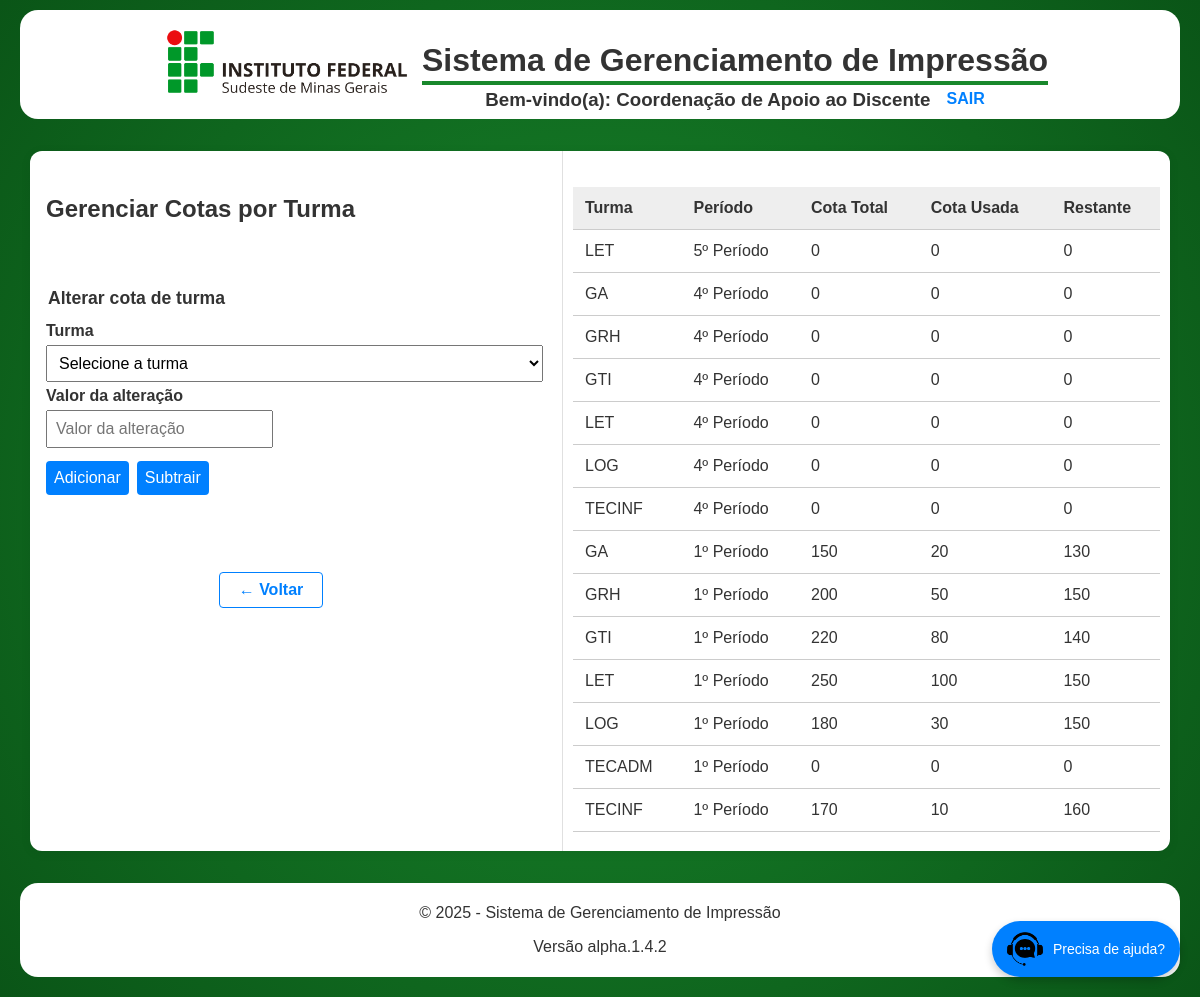
The app's page /pages/admin_cad/gerenciar_cotas.php (signed in) with its own data.
### tables this page shows
CREATE TABLE `CotaAluno` (
  `id` int(11) NOT NULL AUTO_INCREMENT,
  `turma_id` int(11) NOT NULL,
  `cota_total` int(11) NOT NULL DEFAULT 0,
  `cota_usada` int(11) NOT NULL DEFAULT 0,
  PRIMARY KEY (`id`),
  KEY `turma_id` (`turma_id`),
  CONSTRAINT `CotaAluno_ibfk_1` FOREIGN KEY (`turma_id`) REFERENCES `Turma` (`id`) ON DELETE CASCADE
);

CREATE TABLE `Curso` (
  `id` int(11) NOT NULL AUTO_INCREMENT,
  `sigla` varchar(20) NOT NULL,
  `nome_completo` varchar(100) NOT NULL,
  PRIMARY KEY (`id`),
  UNIQUE KEY `sigla` (`sigla`)
);

CREATE TABLE `Turma` (
  `id` int(11) NOT NULL AUTO_INCREMENT,
  `curso_id` int(11) NOT NULL,
  `periodo` varchar(20) NOT NULL,
  PRIMARY KEY (`id`),
  UNIQUE KEY `curso_id` (`curso_id`,`periodo`),
  CONSTRAINT `Turma_ibfk_1` FOREIGN KEY (`curso_id`) REFERENCES `Curso` (`id`) ON DELETE CASCADE
);

### pages/admin_cad/gerenciar_cotas.php (the view, shortened to what this page needs)
<?php
require_once '../../includes/config.php';
$stmt = $conn->query("SELECT ca.*, c.sigla, c.nome_completo, t.periodo
                      FROM CotaAluno ca
                      JOIN Turma t ON ca.turma_id = t.id
                      JOIN Curso c ON t.curso_id = c.id
                      ORDER BY t.periodo DESC, c.sigla ASC");
$cotas = $stmt->fetchAll();
include_once '../../includes/header.php';
?>
<link rel="stylesheet" href="gerenciar_cotas.css">
<div class="dashboard-layout">
  <aside class="dashboard-aside-cotas">
    <h1>Gerenciar Cotas por Turma</h1>
    <section aria-label="Formulário de cotas">
      <form method="POST" class="form-cotas">
        <fieldset style="border:0;padding:0;margin:0;">
          <legend style="font-size:1.1em;font-weight:600;margin-bottom:0.5em;">Alterar cota de turma</legend>
          <label for="turma">Turma</label>
          <select id="turma" name="turma" required>
            <option value="" disabled selected>Selecione a turma</option>
          </select>
          <label for="valor_cota">Valor da alteração</label>
          <input type="number" id="valor_cota" name="valor_cota" min="1" placeholder="Valor da alteração" required>
          <div style="margin: 0.5em 0; display: flex; gap: 0.5em; flex-wrap: wrap;">
            <button type="submit" name="acao" value="adicionar">Adicionar</button>
            <button type="submit" name="acao" value="subtrair">Subtrair</button>
          </div>
        </fieldset>
      </form>
    </section>
    <nav class="btn-container" aria-label="Ações">
      <a class="btn-back" href="dashboard_cad.php">&larr; Voltar</a>
    </nav>
  </aside>
  <main class="dashboard-main">
    <div class="responsive-table">
      <table>
        <thead>
          <tr>
            <th>Turma</th>
            <th>Período</th>
            <th>Cota Total</th>
            <th>Cota Usada</th>
            <th>Restante</th>
          </tr>
        </thead>
        <tbody>
          <?php foreach ($cotas as $cota): ?>
          <tr>
            <td data-label="Turma"><?= htmlspecialchars($cota->sigla) ?></td>
            <td data-label="Período"><?= htmlspecialchars($cota->periodo) ?></td>
            <td data-label="Cota Total"><?= $cota->cota_total ?></td>
            <td data-label="Usada"><?= $cota->cota_usada ?></td>
            <td data-label="Restante"><?= $cota->cota_total - $cota->cota_usada ?></td>
          </tr>
          <?php endforeach; ?>
        </tbody>
      </table>
    </div>
  </main>
</div>
<?php include_once '../../includes/footer.php'; ?>

### styles.css (style rules this page uses)
body { background: radial-gradient(circle at center, #19882c, #0A5517); background-attachment: fixed; font-family: Arial, sans-serif; margin: 0; padding: 0; color: #333; }
a { text-decoration: none; }
.dashboard-layout { display: flex; width: 95%; min-height: 700px; background: #fff; margin: 2rem auto; border-radius: 12px; box-shadow: 0 2px 12px rgba(0,0,0,0.06); }
.dashboard-main { margin-left: 10px; margin-right: 10px; width: 65%; flex: 1; min-width: 0; padding: 1rem 0 1rem 0; }
.btn-container { display: flex; flex-direction: column; gap: 0.5rem; width: 90%; margin-top: 1rem; }
.btn-back { display: inline-block; margin: 1.5rem auto 0 auto; background: #fff; color: #0080ff; border: 1px solid #0080ff; border-radius: 4px; padding: 0.5rem 1.2rem; font-size: 1em; font-weight: 600; text-align: center; text-decoration: none; transition: background 0.2s, color 0.2s; }

### pages/admin_cad/gerenciar_cotas.css (style rules this page uses)
.form-cotas { display: flex; flex-direction: column; gap: 0.5rem; width: 90%; max-width: 600px; margin-top: 1rem; }
.dashboard-aside-cotas { min-width: 500px; border-right: 1px solid #e0e0e0; padding: 1.5rem 1rem 1rem 1rem; display: flex; flex-direction: column; gap: 1.8rem; }
.form-cotas label { display: flex; flex-direction: column; font-weight: 600; margin-top: 5px; }
.form-cotas input, .form-cotas select, .form-cotas button { padding: 0.5rem; font-size: 1rem; margin-top: 0.3rem; }
.form-cotas button { background-color: #0080ff; color: white; border: none; border-radius: 4px; cursor: pointer; }
.responsive-table { margin-top: 20px; overflow-x: auto; width: 100%; min-height: 400px; }
table { width: 100%; border-collapse: collapse; background: #fff; }
thead { background-color: #eee; }
th, td { padding: 0.75rem; text-align: left; border-bottom: 1px solid #ccc; }

### records on screen
cotaaluno: curso.sigla "LET", turma.periodo "5º Período", cota_total "0", cota_usada "0", $cota->cota_total-$cota->cota_usada "0"
cotaaluno: curso.sigla "GA", turma.periodo "4º Período", cota_total "0", cota_usada "0", $cota->cota_total-$cota->cota_usada "0"
cotaaluno: curso.sigla "GRH", turma.periodo "4º Período", cota_total "0", cota_usada "0", $cota->cota_total-$cota->cota_usada "0"
cotaaluno: curso.sigla "GTI", turma.periodo "4º Período", cota_total "0", cota_usada "0", $cota->cota_total-$cota->cota_usada "0"
cotaaluno: curso.sigla "LET", turma.periodo "4º Período", cota_total "0", cota_usada "0", $cota->cota_total-$cota->cota_usada "0"
cotaaluno: curso.sigla "LOG", turma.periodo "4º Período", cota_total "0", cota_usada "0", $cota->cota_total-$cota->cota_usada "0"
cotaaluno: curso.sigla "TECINF", turma.periodo "4º Período", cota_total "0", cota_usada "0", $cota->cota_total-$cota->cota_usada "0"
cotaaluno: curso.sigla "GA", turma.periodo "1º Período", cota_total "150", cota_usada "20", $cota->cota_total - $cota->cota_usada "130"
cotaaluno: curso.sigla "GRH", turma.periodo "1º Período", cota_total "200", cota_usada "50", $cota->cota_total - $cota->cota_usada "150"
cotaaluno: curso.sigla "GTI", turma.periodo "1º Período", cota_total "220", cota_usada "80", $cota->cota_total - $cota->cota_usada "140"
cotaaluno: curso.sigla "LET", turma.periodo "1º Período", cota_total "250", cota_usada "100", $cota->cota_total - $cota->cota_usada "150"
cotaaluno: curso.sigla "LOG", turma.periodo "1º Período", cota_total "180", cota_usada "30", $cota->cota_total - $cota->cota_usada "150"
cotaaluno: curso.sigla "TECADM", turma.periodo "1º Período", cota_total "0", cota_usada "0", $cota->cota_total-$cota->cota_usada "0"
cotaaluno: curso.sigla "TECINF", turma.periodo "1º Período", cota_total "170", cota_usada "10", $cota->cota_total - $cota->cota_usada "160"

### other values on screen
SITE_NAME "Sistema de Gerenciamento de Impressão"
CURRENT_YEAR "2025"
